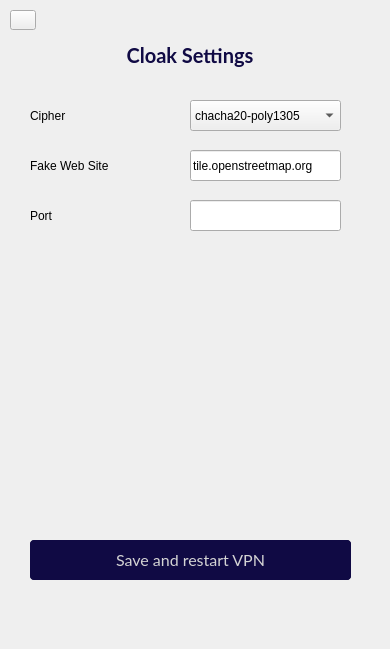
     <widget class="QWidget" name="page_proto_cloak">
      <widget class="QPushButton" name="pushButton_back_from_cloak_settings">
       <property name="geometry">
        <rect>
         <x>10</x>
         <y>10</y>
         <width>26</width>
         <height>20</height>
        </rect>
       </property>
       <property name="cursor">
        <cursorShape>PointingHandCursor</cursorShape>
       </property>
       <property name="styleSheet">
        <string notr="true">QPushButton {
	image: url(:/images/arrow_right.png);
	image-position: left;
	text-align: left;
    /*font: 17pt &quot;Ancient&quot;;*/

	padding: 1px;
	image: url(:/images/arrow_left.png);
}
QPushButton:hover {
	padding: 0px;
}

</string>
       </property>
       <property name="text">
        <string/>
       </property>
      </widget>
      <widget class="QWidget" name="widget_proto_cloak" native="true">
       <property name="geometry">
        <rect>
         <x>0</x>
         <y>40</y>
         <width>381</width>
         <height>600</height>
        </rect>
       </property>
       <widget class="QLineEdit" name="lineEdit_proto_cloak_port">
        <property name="geometry">
         <rect>
          <x>190</x>
          <y>160</y>
          <width>151</width>
          <height>31</height>
         </rect>
        </property>
        <property name="styleSheet">
         <string notr="true"/>
        </property>
        <property name="text">
         <string/>
        </property>
       </widget>
       <widget class="QLabel" name="label_105">
        <property name="enabled">
         <bool>true</bool>
        </property>
        <property name="geometry">
         <rect>
          <x>30</x>
          <y>160</y>
          <width>151</width>
          <height>31</height>
         </rect>
        </property>
        <property name="text">
         <string>Port</string>
        </property>
        <property name="wordWrap">
         <bool>true</bool>
        </property>
       </widget>
       <widget class="QLabel" name="label_44">
        <property name="geometry">
         <rect>
          <x>20</x>
          <y>0</y>
          <width>340</width>
          <height>30</height>
         </rect>
        </property>
        <property name="styleSheet">
         <string notr="true">font-family: Lato;
font-style: normal;
font-weight: bold;
font-size: 20px;
line-height: 25px;
color: #100A44;
</string>
        </property>
        <property name="text">
         <string>Cloak Settings</string>
        </property>
        <property name="alignment">
         <set>Qt::AlignCenter</set>
        </property>
        <property name="wordWrap">
         <bool>true</bool>
        </property>
       </widget>
       <widget class="QLineEdit" name="lineEdit_proto_cloak_site">
        <property name="geometry">
         <rect>
          <x>190</x>
          <y>110</y>
          <width>151</width>
          <height>31</height>
         </rect>
        </property>
        <property name="styleSheet">
         <string notr="true"/>
        </property>
        <property name="text">
         <string>tile.openstreetmap.org</string>
        </property>
       </widget>
       <widget class="QLabel" name="label_102">
        <property name="enabled">
         <bool>true</bool>
        </property>
        <property name="geometry">
         <rect>
          <x>30</x>
          <y>60</y>
          <width>151</width>
          <height>31</height>
         </rect>
        </property>
        <property name="text">
         <string>Cipher</string>
        </property>
        <property name="wordWrap">
         <bool>true</bool>
        </property>
       </widget>
       <widget class="QLabel" name="label_47">
        <property name="geometry">
         <rect>
          <x>30</x>
          <y>110</y>
          <width>130</width>
          <height>31</height>
         </rect>
        </property>
        <property name="minimumSize">
         <size>
          <width>130</width>
          <height>0</height>
         </size>
        </property>
        <property name="maximumSize">
         <size>
          <width>130</width>
          <height>16777215</height>
         </size>
        </property>
        <property name="text">
         <string>Fake Web Site</string>
        </property>
       </widget>
       <widget class="QComboBox" name="comboBox_proto_cloak_cipher">
        <property name="geometry">
         <rect>
          <x>190</x>
          <y>60</y>
          <width>151</width>
          <height>31</height>
         </rect>
        </property>
        <item>
         <property name="text">
          <string>chacha20-poly1305</string>
         </property>
        </item>
        <item>
         <property name="text">
          <string>aes-256-gcm</string>
         </property>
        </item>
        <item>
         <property name="text">
          <string>aes-192-gcm</string>
         </property>
        </item>
        <item>
         <property name="text">
          <string>aes-128-gcm</string>
         </property>
        </item>
        <item>
         <property name="text">
          <string>plain</string>
         </property>
        </item>
       </widget>
       <widget class="QPushButton" name="pushButton_proto_cloak_save">
        <property name="geometry">
         <rect>
          <x>30</x>
          <y>500</y>
          <width>321</width>
          <height>40</height>
         </rect>
        </property>
        <property name="cursor">
         <cursorShape>PointingHandCursor</cursorShape>
        </property>
        <property name="styleSheet">
         <string notr="true">QPushButton {
color:rgb(212, 212, 212);
border-radius: 4px;

font-family: Lato;
font-style: normal;
font-weight: normal;
font-size: 16px;
line-height: 21px;

background: #100A44;
border-radius: 4px;
}
QPushButton:hover {
background: #211966;
}</string>
        </property>
        <property name="text">
         <string>Save and restart VPN</string>
        </property>
       </widget>
       <widget class="QProgressBar" name="progressBar_proto_cloak_reset">
        <property name="geometry">
         <rect>
          <x>30</x>
          <y>500</y>
          <width>321</width>
          <height>40</height>
         </rect>
        </property>
        <property name="styleSheet">
         <string notr="true">QProgressBar{
color:rgb(212, 212, 212);
border-radius: 4px;

font-family: Lato;
font-style: normal;
font-weight: normal;
font-size: 16px;
line-height: 21px;

background: #100A44;
border-radius: 4px;
}

QProgressBar::chunk {
background: rgba(255, 255, 255, 0.15);
border-radius: 4px 0px 0px 4px;

}
</string>
        </property>
        <property name="value">
         <number>24</number>
        </property>
        <property name="alignment">
         <set>Qt::AlignCenter</set>
        </property>
        <property name="textVisible">
         <bool>true</bool>
        </property>
        <property name="format">
         <string>Configuring...</string>
        </property>
       </widget>
       <widget class="QLabel" name="label_proto_cloak_info">
        <property name="enabled">
         <bool>true</bool>
        </property>
        <property name="geometry">
         <rect>
          <x>30</x>
          <y>550</y>
          <width>321</width>
          <height>41</height>
         </rect>
        </property>
        <property name="text">
         <string/>
        </property>
        <property name="alignment">
         <set>Qt::AlignCenter</set>
        </property>
        <property name="wordWrap">
         <bool>true</bool>
        </property>
       </widget>
       <zorder>progressBar_proto_cloak_reset</zorder>
       <zorder>lineEdit_proto_cloak_port</zorder>
       <zorder>label_105</zorder>
       <zorder>label_44</zorder>
       <zorder>lineEdit_proto_cloak_site</zorder>
       <zorder>label_102</zorder>
       <zorder>label_47</zorder>
       <zorder>comboBox_proto_cloak_cipher</zorder>
       <zorder>pushButton_proto_cloak_save</zorder>
       <zorder>label_proto_cloak_info</zorder>
      </widget>
     </widget>
